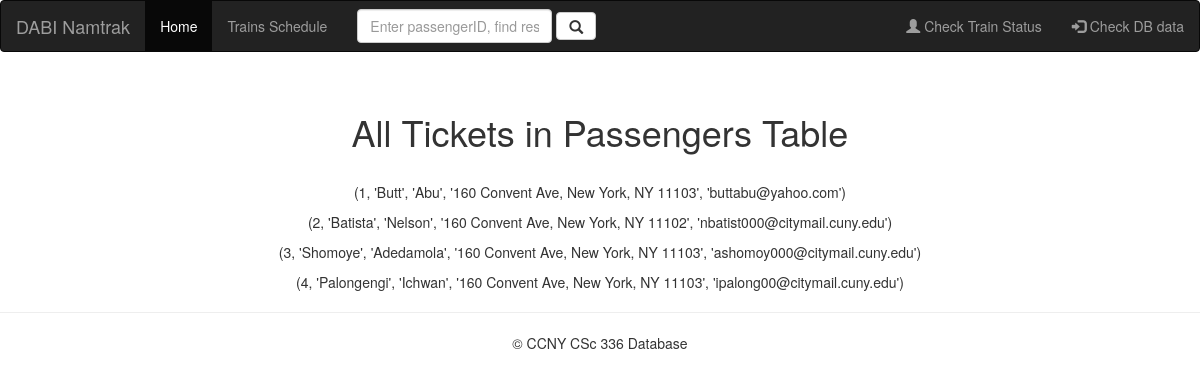
Before: /check_passengers with the older database file.
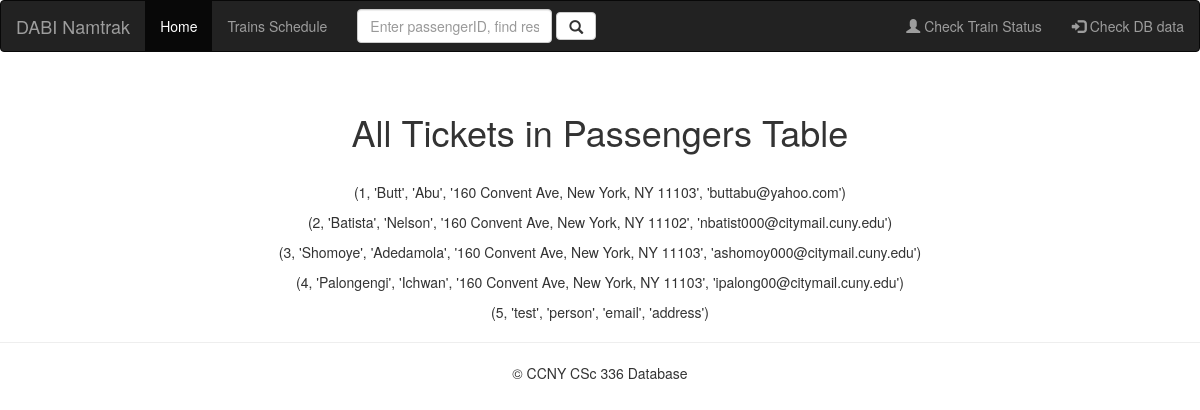
After: the same page with the newer database file.
### tables this page shows
CREATE TABLE Passengers (
 passenger_id integer NOT NULL PRIMARY KEY AUTOINCREMENT,
 passenger_lname varchar(20) NOT NULL,
 passenger_fname varchar(20) NOT NULL,
 passenger_billing_address varchar(50) NOT NULL,
 passenger_email varchar(50) DEFAULT NULL
);

### app/views.py (the view)
@app.route('/check_passengers')
def check_passengers():
    passengers = get_all_passengers()
    return render_template("check_passengers.html", passengers=passengers)

### app/models.py (called while the page is built)
def get_all_passengers():
    with sql.connect("database.db") as con:
        cur = con.cursor()
        cur.execute(" SELECT * from Passengers")
        return cur.fetchall()

### app/templates/check_passengers.html
{% extends "layout.html" %}
{% block content %}
<div class="checking_passengers" style="text-align: center;">
<br/>
<h1> All Tickets in Passengers Table </h1>
<br/>
{% for passenger in passengers %}
<p> {{ passenger }} </p>
{% endfor %}
</div>
{% endblock %}

Changed rows visible on the page:
added Passengers: passenger "(5, 'test', 'person', 'email', 'address')"
